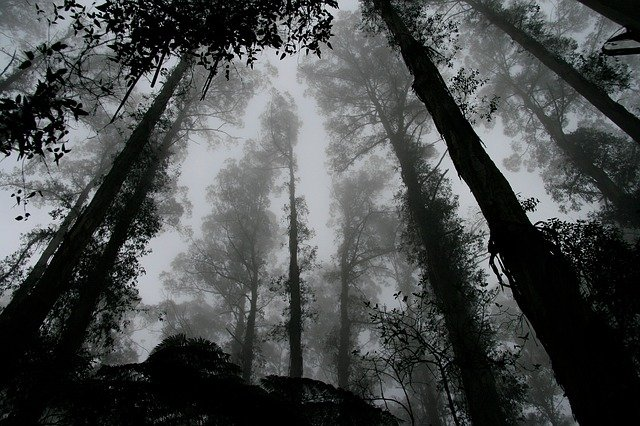
#> input picture proyecto_integrador_unidad_2/imagen_01.jpg, 640 x 426 px
$ python '00_ejercicio_cambio_tamaño_imagen.py'
#> lines starting #> are read from the running program, lines starting #| are printed output that depends on the picture
import cv2

img = cv2.imread('imagen_01.jpg')
#> img is the input picture: shape (426, 640, 3); mean B, G, R 74.3, 74.3, 71.5

print(img.shape)
#| (426, 640, 3)

# Modificar tamaño imagen por pixeles (Columna, fila)
# img_2 = cv2.resize(img, (300, 200))
# Modificar tamaño imagen por escala (Columna, fila)
img_2 = cv2.resize(img, None, fx=1.5, fy=0.5)
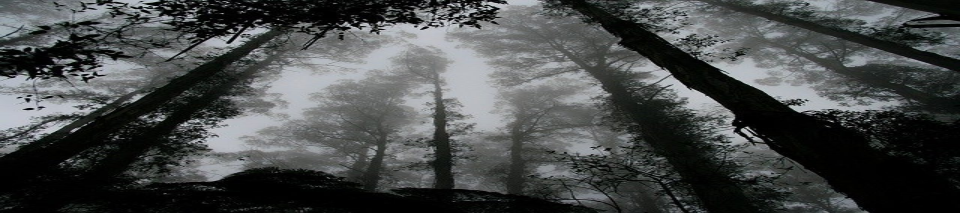
#> img_2: shape (213, 960, 3); mean B, G, R 74.3, 74.3, 71.5

# Mostrar tamaño imagen (Fila, columna)
print(img_2.shape)
#| (213, 960, 3)

cv2.imshow('imagen', img_2)
cv2.waitKey()

$ run again, with proyecto_integrador_unidad_2/imagen_02.jpg copied over proyecto_integrador_unidad_2/imagen_01.jpg
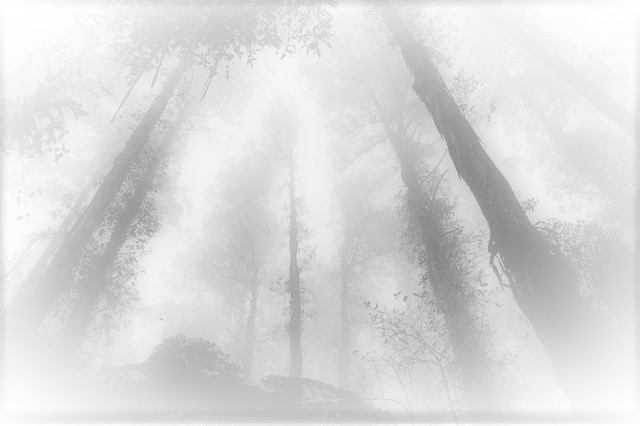
#> input picture proyecto_integrador_unidad_2/imagen_02.jpg, 640 x 426 px
#> img is the input picture: shape (426, 640, 3); min 107, max 255, mean 217.6
#| (426, 640, 3)
#> `img_2 = cv2.resize(img, None, fx=1.5, fy=0.5)`:
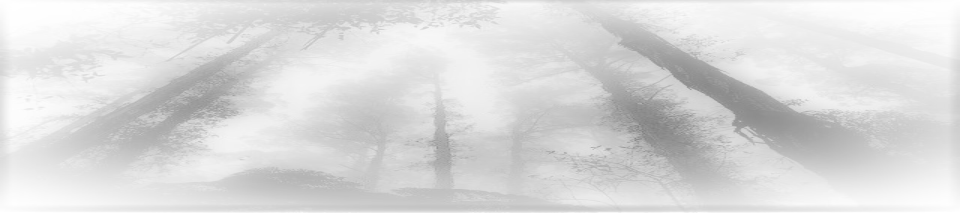
#> img_2: shape (213, 960, 3); min 128, max 255, mean 217.6
#| (213, 960, 3)

$ run again, with proyecto_integrador_unidad_2/imagen_03.jpg copied over proyecto_integrador_unidad_2/imagen_01.jpg
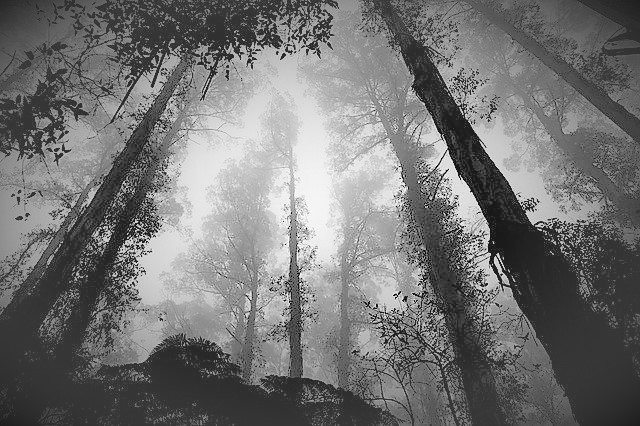
#> input picture proyecto_integrador_unidad_2/imagen_03.jpg, 640 x 426 px
#> img is the input picture: shape (426, 640, 3); min 0, max 255, mean 115.4
#| (426, 640, 3)
#> `img_2 = cv2.resize(img, None, fx=1.5, fy=0.5)`:
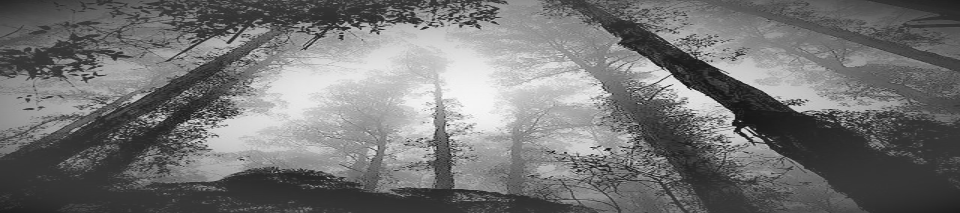
#> img_2: shape (213, 960, 3); min 17, max 250, mean 115.4
#| (213, 960, 3)

$ run again, with proyecto_integrador_unidad_2/imagen_exp.jpg copied over proyecto_integrador_unidad_2/imagen_01.jpg
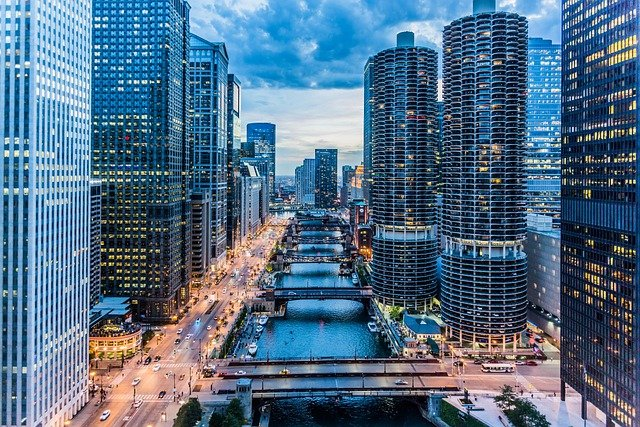
#> input picture proyecto_integrador_unidad_2/imagen_exp.jpg, 640 x 427 px
#> img is the input picture: shape (427, 640, 3); mean B, G, R 132.9, 108.9, 82.2
#| (427, 640, 3)
#> `img_2 = cv2.resize(img, None, fx=1.5, fy=0.5)`:
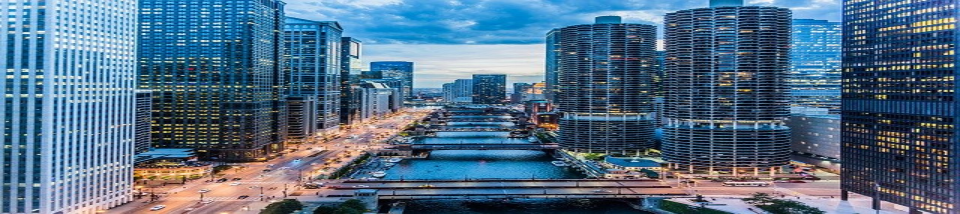
#> img_2: shape (214, 960, 3); mean B, G, R 132.8, 108.8, 82.2
#| (214, 960, 3)
